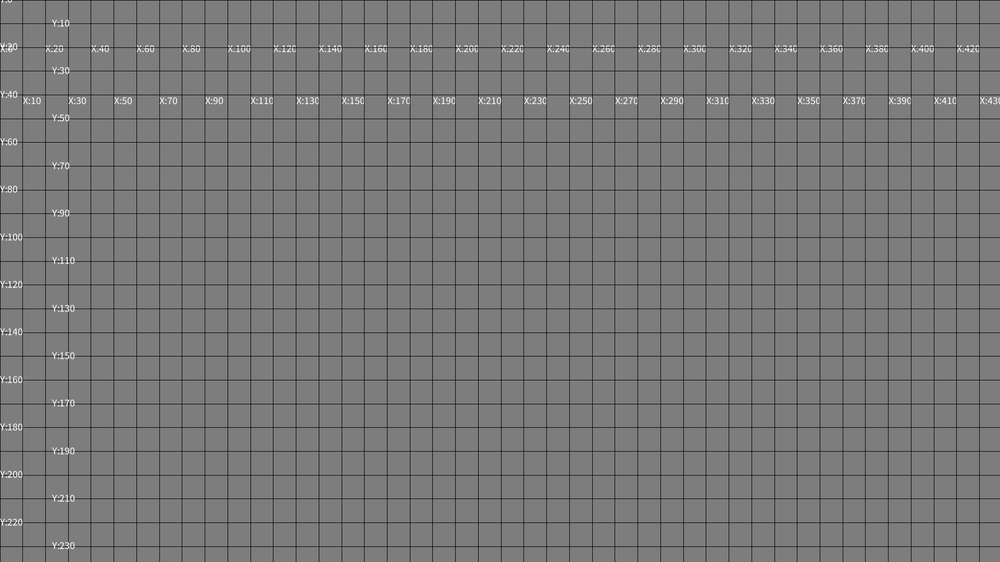
#> input picture drawLines/left.png, 1000 x 562 px, shrunk from 1920 x 1080 before the run; the run also reads 1 picture not shown here
$ python MergeImage.py
#> lines starting #> are read from the running program, lines starting #| are printed output that depends on the picture
from PIL import Image

# 打开四个图像文件
left_image = Image.open('./drawLines/left.png')
#> left_image is the input picture: PIL image 1000x562 RGB; min 24, max 255, mean 120.1
front_image = Image.open('./drawLines/front.png')
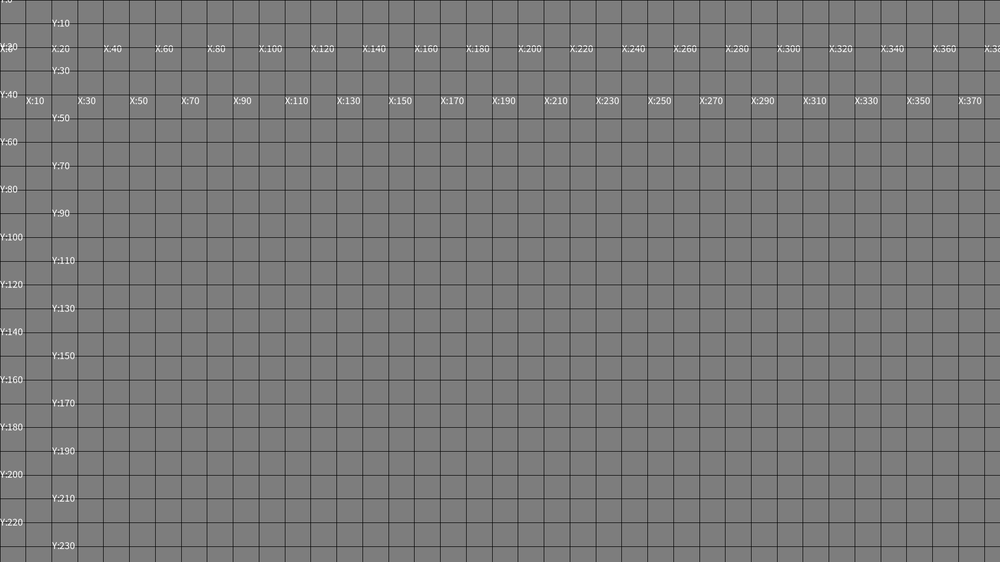
#> input picture drawLines/front.png, 1000 x 562 px, shrunk from 1920 x 1080 before the run
#> front_image is the input picture: PIL image 1000x562 RGB; min 24, max 255, mean 120.4
right_image = Image.open('./drawLines/right.png')
ground_image = Image.open('./drawLines/ground.png')
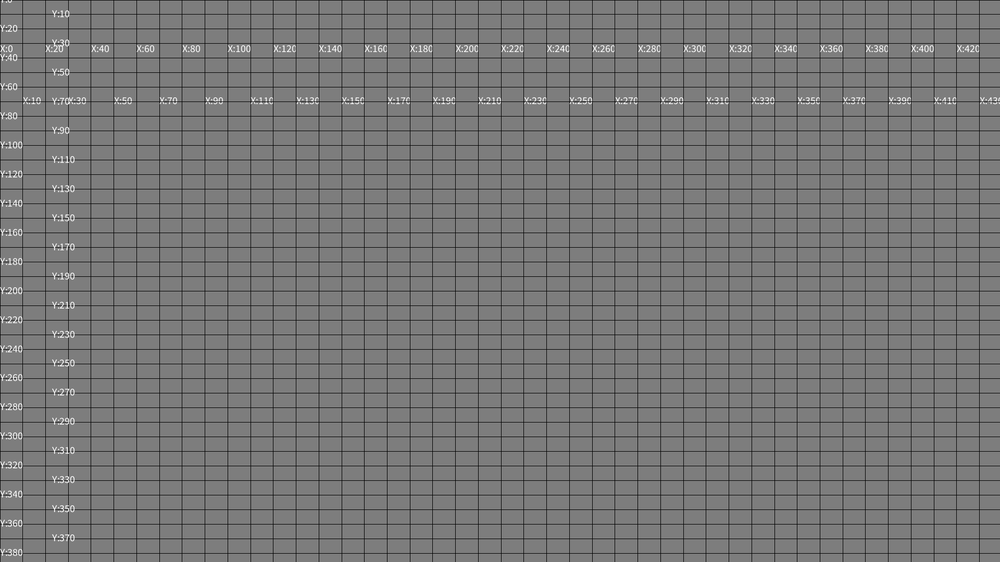
#> input picture drawLines/ground.png, 1000 x 562 px, shrunk from 1920 x 1080 before the run
#> ground_image is the input picture: PIL image 1000x562 RGB; min 24, max 255, mean 118.6

# 获取图像的宽度和高度
width = left_image.width + front_image.width + right_image.width + ground_image.width
#> width = 4000
height = max(left_image.height, front_image.height, right_image.height, ground_image.height)
#> height = 562

# 创建新的拼接图像
result_image = Image.new('RGB', (width, height))
#> result_image: PIL image 4000x562 RGB; every value is 0

# 将四个图像水平拼接到新图像中
result_image.paste(left_image, (0, 0))
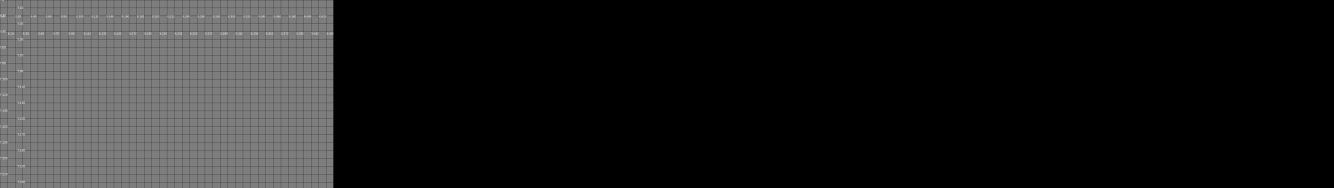
#> result_image: PIL image 4000x562 RGB (shown at 1/3 size); min 0, max 255, mean 30
result_image.paste(front_image, (left_image.width, 0))
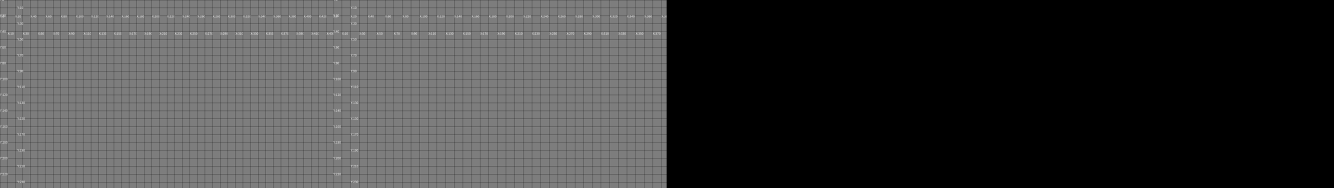
#> result_image: PIL image 4000x562 RGB (shown at 1/3 size); min 0, max 255, mean 60.1
result_image.paste(right_image, (left_image.width + front_image.width, 0))
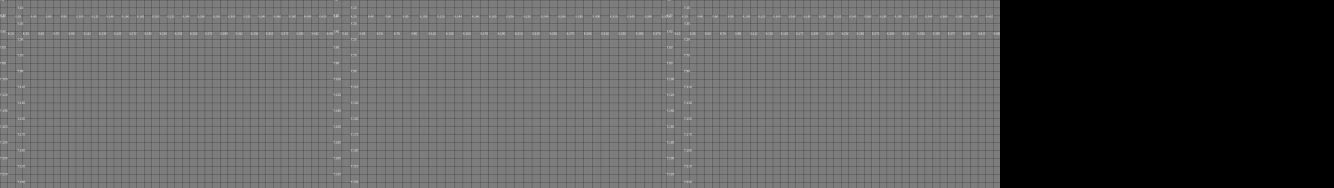
#> result_image: PIL image 4000x562 RGB (shown at 1/3 size); min 0, max 255, mean 90.1
result_image.paste(ground_image, (left_image.width + front_image.width + right_image.width, 0))
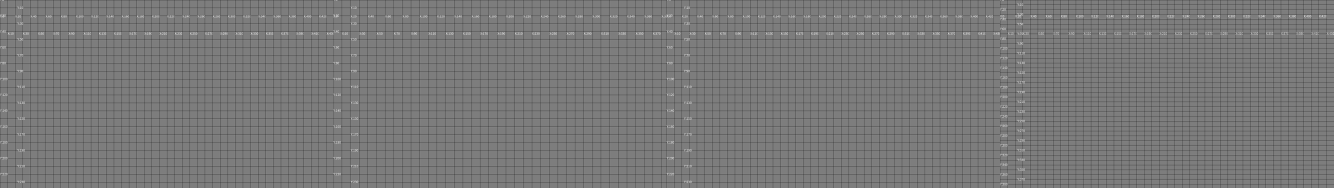
#> result_image: PIL image 4000x562 RGB (shown at 1/3 size); min 24, max 255, mean 119.8

# 保存拼接后的图像
result_image.save('result.png')
